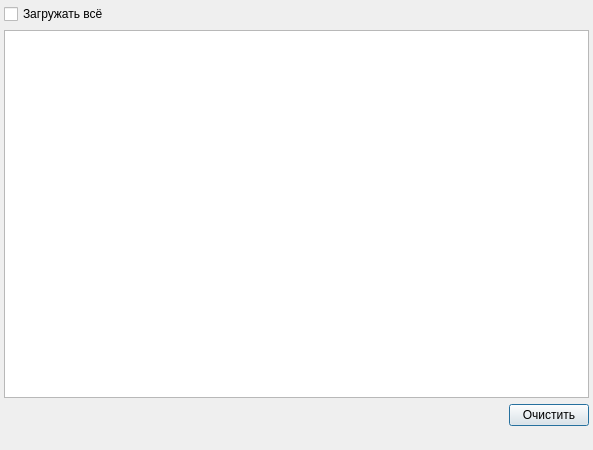
<?xml version="1.0" encoding="UTF-8"?>
<ui version="4.0">
 <class>ImportRbResult_Wizard_2</class>
 <widget class="QDialog" name="ImportRbResult_Wizard_2">
  <property name="windowModality">
   <enum>Qt::NonModal</enum>
  </property>
  <property name="geometry">
   <rect>
    <x>0</x>
    <y>0</y>
    <width>593</width>
    <height>450</height>
   </rect>
  </property>
  <property name="windowTitle">
   <string>Список записей</string>
  </property>
  <layout class="QGridLayout" name="gridLayout">
   <property name="leftMargin">
    <number>4</number>
   </property>
   <property name="topMargin">
    <number>4</number>
   </property>
   <property name="rightMargin">
    <number>4</number>
   </property>
   <property name="bottomMargin">
    <number>4</number>
   </property>
   <item row="2" column="1">
    <widget class="QPushButton" name="btnClearSelection">
     <property name="text">
      <string>Очистить</string>
     </property>
    </widget>
   </item>
   <item row="2" column="0">
    <spacer name="horizontalSpacer">
     <property name="orientation">
      <enum>Qt::Horizontal</enum>
     </property>
     <property name="sizeHint" stdset="0">
      <size>
       <width>40</width>
       <height>20</height>
      </size>
     </property>
    </spacer>
   </item>
   <item row="1" column="0" colspan="2">
    <widget class="QTableWidget" name="tblEvents"/>
   </item>
   <item row="0" column="0" colspan="2">
    <widget class="QCheckBox" name="chkImportAll">
     <property name="text">
      <string>Загружать всё</string>
     </property>
    </widget>
   </item>
   <item row="3" column="0" colspan="2">
    <widget class="QLabel" name="statusLabel">
     <property name="sizePolicy">
      <sizepolicy hsizetype="Preferred" vsizetype="Fixed">
       <horstretch>0</horstretch>
       <verstretch>0</verstretch>
      </sizepolicy>
     </property>
     <property name="text">
      <string/>
     </property>
    </widget>
   </item>
  </layout>
 </widget>
 <resources/>
 <connections/>
</ui>
